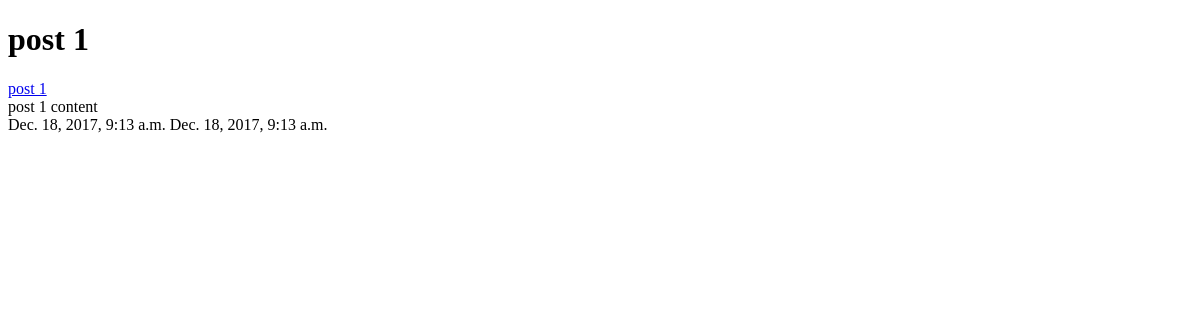
Before: /posts/post_detail/1/ with the older database file.
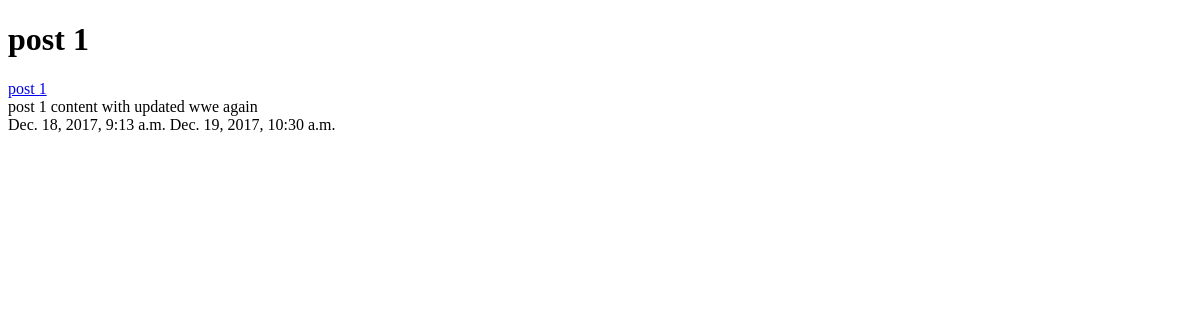
After: the same page with the newer database file.
### blog/models.py (models this page shows, shortened)
class post(models.Model):
    title = models.CharField(max_length=150)
    post_content =  models.TextField()
    updated = models.DateTimeField(auto_now= True, auto_now_add= False)
    timestamp = models.DateTimeField(auto_now= False, auto_now_add= True)

### blog/views.py (the view)
def post_detail(request, id):
    instance = get_object_or_404(post, id =id)
    context_data = {
        "title" : instance.title,
        "post" : instance
    }
    return render(request, "blog/post_detail.html", context_data)

### blog/templates/blog/post_detail.html (shortened to what this page needs)
<!DOCTYPE html>
<html lang="en">
<head>
</head>
<body>
<h1>
    {{ title }}
</h1>
<a href="{% url 'blog:post_detail' id=post.id %}">
    {{ post.title }}<br>
</a>
{{ post.post_content }}<br>
{{ post.timestamp }}
{{ post.updated }}<br>
</body>
</html>

Changed rows visible on the page:
changed post "post 1": post_content "post 1 content" → "post 1 content with updated wwe again"; updated "Dec. 18, 2017, 9:13 a.m." → "Dec. 19, 2017, 10:30 a.m."
